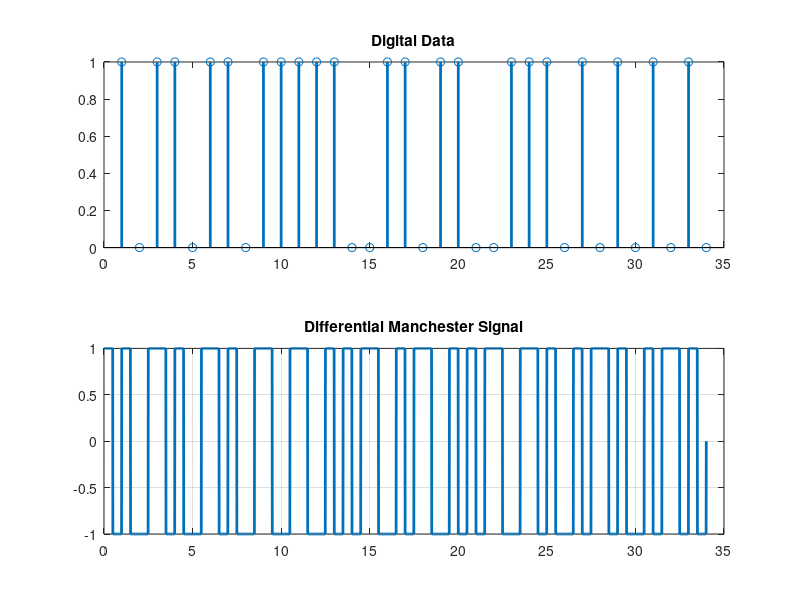

The MATLAB source for this figure:
clc;
clear;
close all;

bits = [1 0 1 1 0 1 1 0 1 1 1 1 1 0 0 1 1 0 1 1 0 0 1 1 1 0 1 0 1 0 1 0 1 0];
fs = 100; 
t = 0:1/fs:length(bits);
y = zeros(1, length(t));
level = 1;

for i = 1:length(bits)
   if bits(i) == 0
       level = -level;
   end
   y((i-1)*fs+1 : (i-0.5)*fs) = level;
   level = -level; 
   y((i-0.5)*fs+1 : i*fs) = level;
end

figure;
subplot(2,1,1); 
stem(bits, 'LineWidth', 2); 
title('Digital Data');

subplot(2,1,2); 
plot(t, y, 'LineWidth', 2); 
title('Differential Manchester Signal');
grid on;
